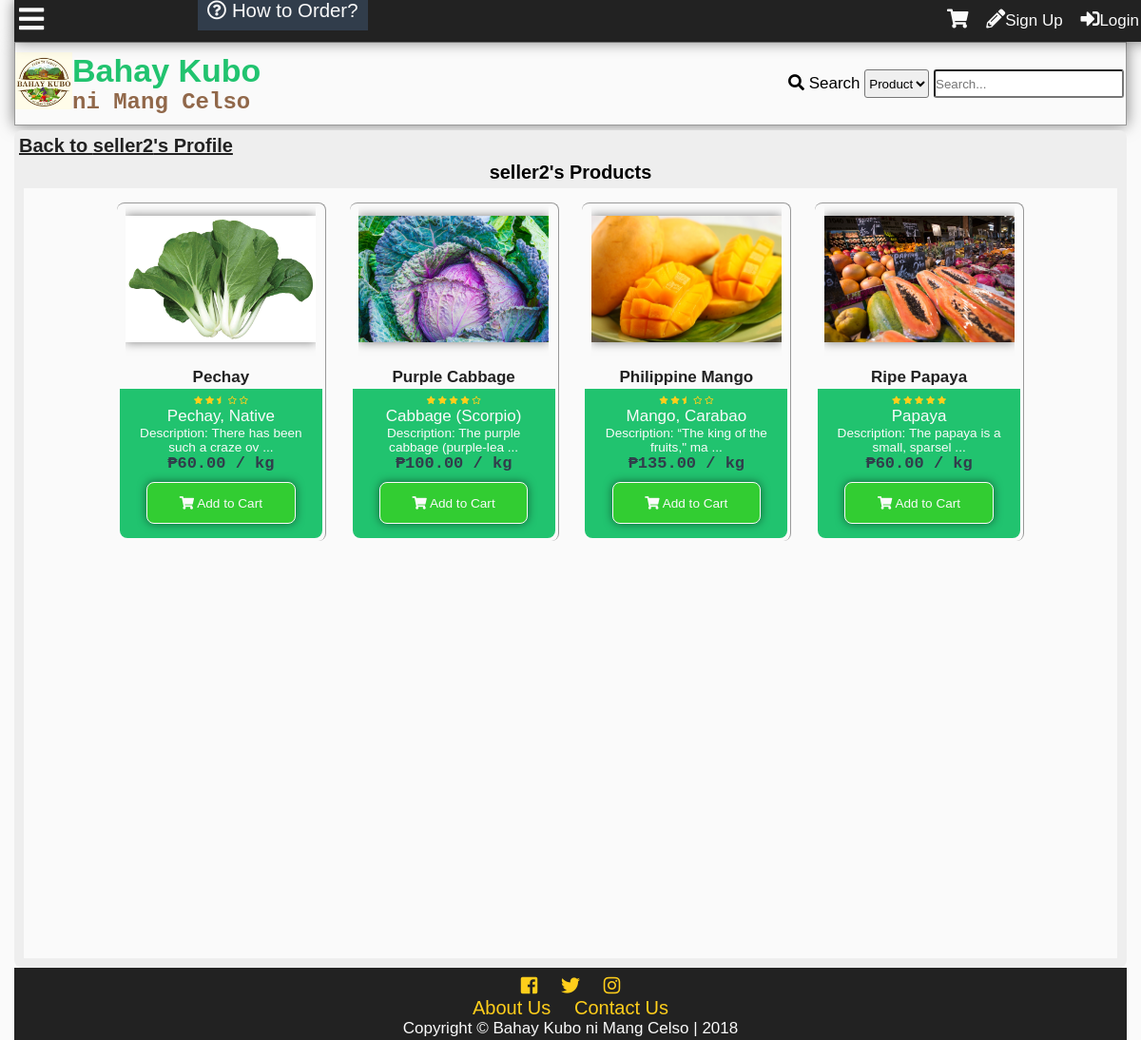
The page /myproducts.php?id=5 on the database as committed earlier.
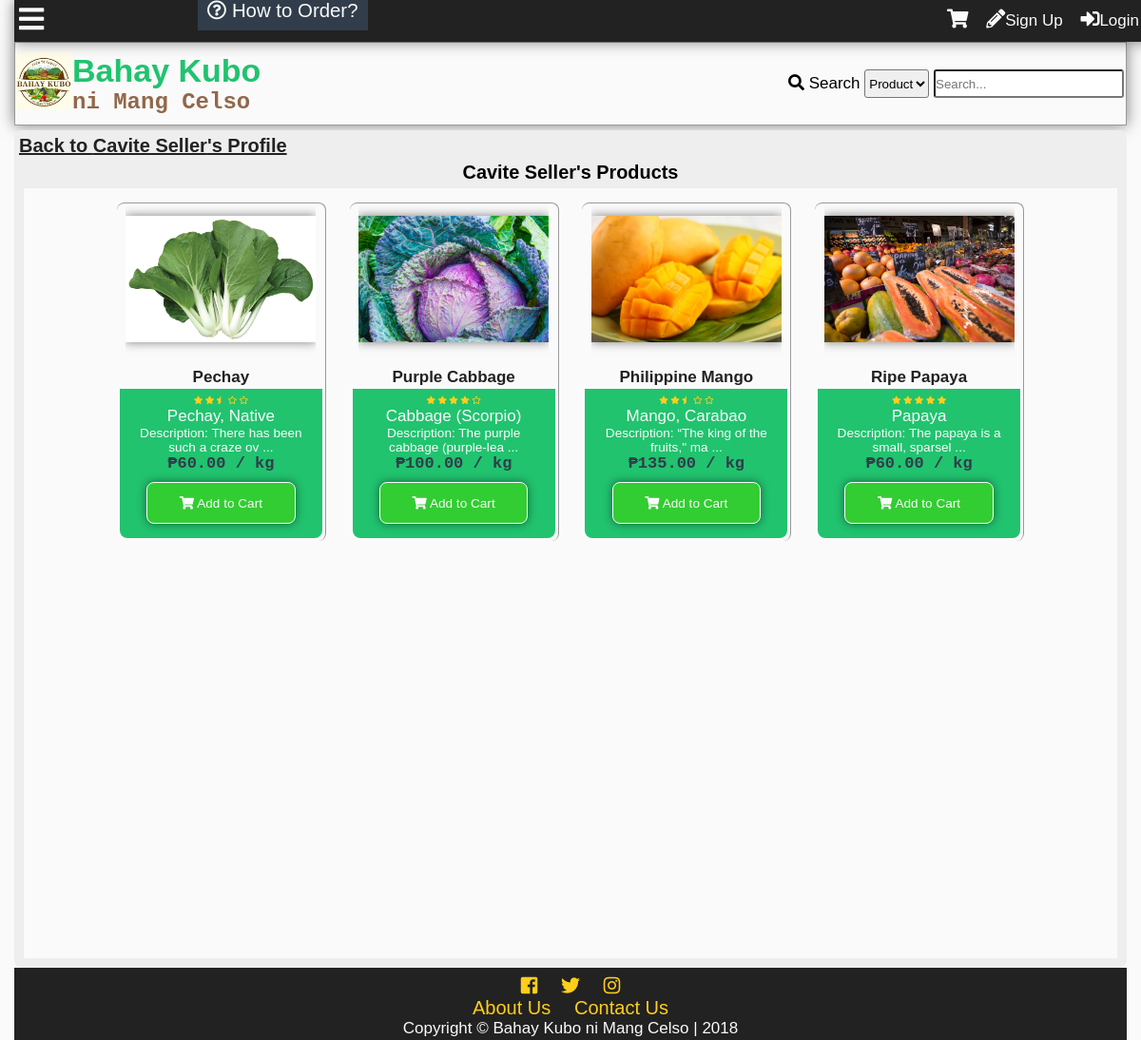
The same page on the database as committed later.
### tables this page shows
CREATE TABLE `tbluser` (
  `userid` int(11) NOT NULL,
  `username` varchar(100) NOT NULL,
  `password` varchar(100) NOT NULL,
  `firstname` varchar(100) NOT NULL,
  `middlename` varchar(100) NOT NULL,
  `lastname` varchar(100) NOT NULL,
  `birthday` varchar(20) NOT NULL,
  `datecreated` timestamp NOT NULL DEFAULT '0000-00-00 00:00:00',
  `email` varchar(100) NOT NULL,
  `phone` varchar(100) NOT NULL,
  `location` varchar(255) NOT NULL,
  `usertypeid` int(11) NOT NULL,
  `access` int(11) NOT NULL,
  `imgpath` varchar(200) NOT NULL,
  `bio` text NOT NULL,
  `is_show_email` tinyint(1) NOT NULL,
  `gender` int(11) NOT NULL,
  `lastupdate` timestamp NOT NULL DEFAULT '0000-00-00 00:00:00',
  `lastonline` timestamp NOT NULL DEFAULT '0000-00-00 00:00:00',
  `profileviews` int(11) NOT NULL
);

### myproducts.php (the view, shortened to what this page needs)
<?php
	include'functions.php';
	require_once'connection.php';
	if(!isset($_GET['id'])){
		die('This page doesn\'t exist.');
	}else{
		$getid=$_GET['id'];
		$sql = "SELECT username FROM tbluser WHERE userid='$getid' AND usertypeid IN(3,4)";
		$result = $conn->query($sql);
		$fetch = $result->fetch_object();
		if(!$fetch){
			die('This page doesn\'t exist.');
		}else{
			$username = $fetch->username;
		}
	}
	if(isset($_SESSION['id'])){
		$tuserid = $_SESSION['id'];
	}else{
		$tuserid = 'none';
	}
?>
<!DOCTYPE html>
<html lang="en">
<head>
  	<link rel="stylesheet" href="css/style.css">
  	<link rel="stylesheet" href="css/fontawesome-all.css">
</head>
<body onscroll="scrollOpacity()">
	<div class="main-container">
	<div class="other-content">
		<h1><a class="btp" href="profile.php?id=<?php echo $_GET['id'] ?>">Back to <?php echo $username ?>'s Profile</a></h1>
		<h3><?php echo $username;?>'s Products</h3>
		<div class="my-products">
<?php
$sql = "SELECT productid,category, productname, description, farmname, t1.userid,username, dateposted, price, img, rating, is_approved FROM tblproduct as t1
LEFT JOIN tblcategory as t2
	ON t1.categoryid = t2.categoryid
LEFT JOIN tbluser as t3
	ON t1.userid = t3.userid
LEFT JOIN tblfarm as t4
	ON t1.farmid = t4.farmid
WHERE t1.userid = '$getid'
ORDER BY dateposted DESC";
$result = $conn->query($sql);
while($row = $result->fetch_object()){
	$id = $row->productid;
	$category = $row->category;
	$product = $row->productname;
	$desc = $row->description;
	$userid = $row->userid;
	$price = $row->price;
	$img = $row->img;
	$approved = $row->is_approved;
	if($approved == 0 AND $userid!=$tuserid){
	}else{
	echo'
	<div class="product">
	<a href="product.php?id='.$id.'">
	<div class="product-img-wrap">
		<img src="'.$img.'" alt="Product Image">
	</div>
	<p class="product-title">'.$product.'</p>
	</a>
	<div class="product-content">
	<a href="product.php?id='.$id.'">
	<p>';
	echo'
	</p>
	<p class="product-category">'.$category.'</p>
	<p class="product-desc">Description: '.substr($desc,0,30).' ...</p>
	</a>
	<p class="product-price">₱'.number_format($price,2).' / kg</p>
	<div class="add-to-cart" value="'.$id.'" onclick="addThistoCart(this)"><i class="fas fa-shopping-cart"></i> Add to Cart</div>
	</div>
	</div>';
	}
}
?>
		</div>
	</div>
	</div>
</body>
</html>

Rows that differ between the two databases and show on the page:
changed tbluser: username "seller2" → "Cavite Seller"
